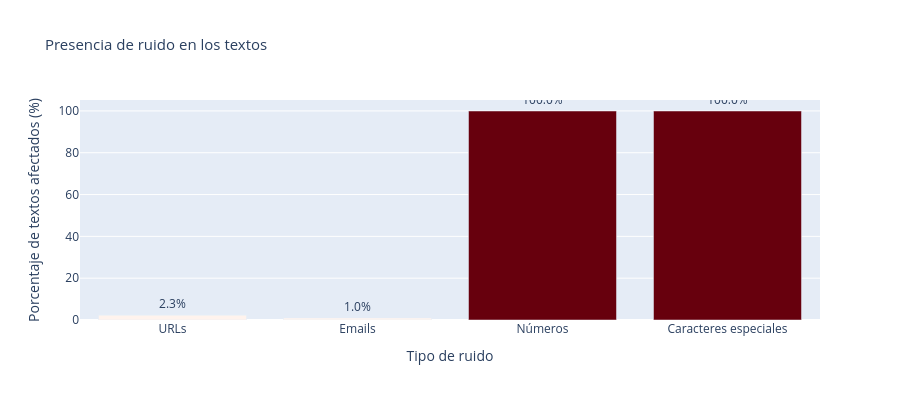

Notebook cell for this chart:
### Code cell
fig_noise = px.bar(
    noise_summary,
    x='Tipo de ruido',
    y='Porcentaje (%)',
    title='Presencia de ruido en los textos',
    color='Porcentaje (%)',
    color_continuous_scale='Reds',
    text='Porcentaje (%)',
    labels={'Porcentaje (%)': 'Porcentaje de textos afectados (%)'},
)
fig_noise.update_traces(texttemplate='%{text:.1f}%', textposition='outside')
fig_noise.update_layout(height=400, coloraxis_showscale=False, title_font_size=15)
fig_noise.show()

### Figure 1 — Plotly figure (JSON) as saved in the notebook; plotly's stock layout.template omitted (floating-point values rounded to 4 significant figures)
{"data": [{"hovertemplate": "Tipo de ruido=%{x}<br>Porcentaje de textos afectados (%)=%{marker.color}<extra></extra>", "legendgroup": "", "marker": {"color": [2.33, 1.01, 99.96, 99.96], "coloraxis": "coloraxis", "pattern": {"shape": ""}}, "name": "", "orientation": "v", "showlegend": false, "text": [2.33, 1.01, 99.96, 99.96], "textposition": "outside", "texttemplate": "%{text:.1f}%", "type": "bar", "x": ["URLs", "Emails", "Números", "Caracteres especiales"], "xaxis": "x", "y": [2.33, 1.01, 99.96, 99.96], "yaxis": "y"}], "layout": {"barmode": "relative", "coloraxis": {"colorbar": {"title": {"text": "Porcentaje de textos afectados (%)"}}, "colorscale": [[0, "rgb(255,245,240)"], [0.125, "rgb(254,224,210)"], [0.25, "rgb(252,187,161)"], [0.375, "rgb(252,146,114)"], [0.5, "rgb(251,106,74)"], [0.625, "rgb(239,59,44)"], [0.75, "rgb(203,24,29)"], [0.875, "rgb(165,15,21)"], [1, "rgb(103,0,13)"]], "showscale": false}, "height": 400, "legend": {"tracegroupgap": 0}, "title": {"font": {"size": 15}, "text": "Presencia de ruido en los textos"}, "xaxis": {"anchor": "y", "domain": [0, 1], "title": {"text": "Tipo de ruido"}}, "yaxis": {"anchor": "x", "domain": [0, 1], "title": {"text": "Porcentaje de textos afectados (%)"}}}}
